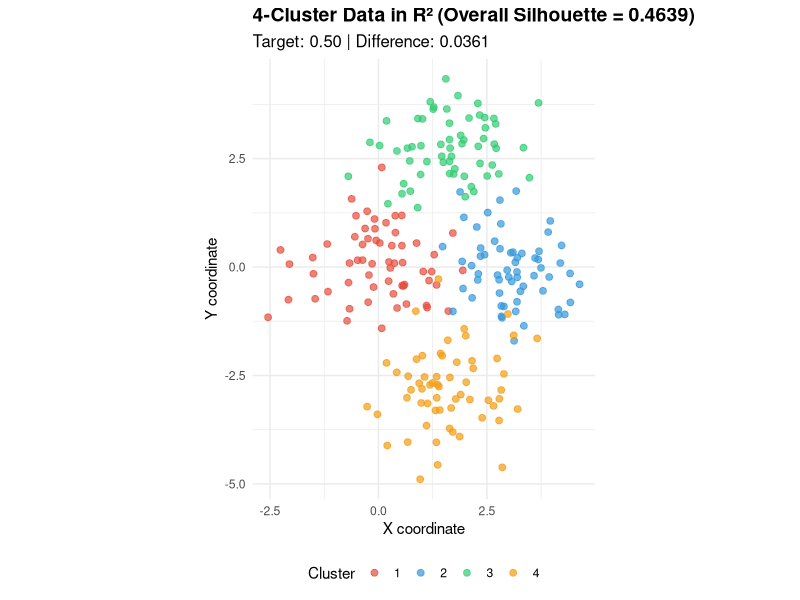
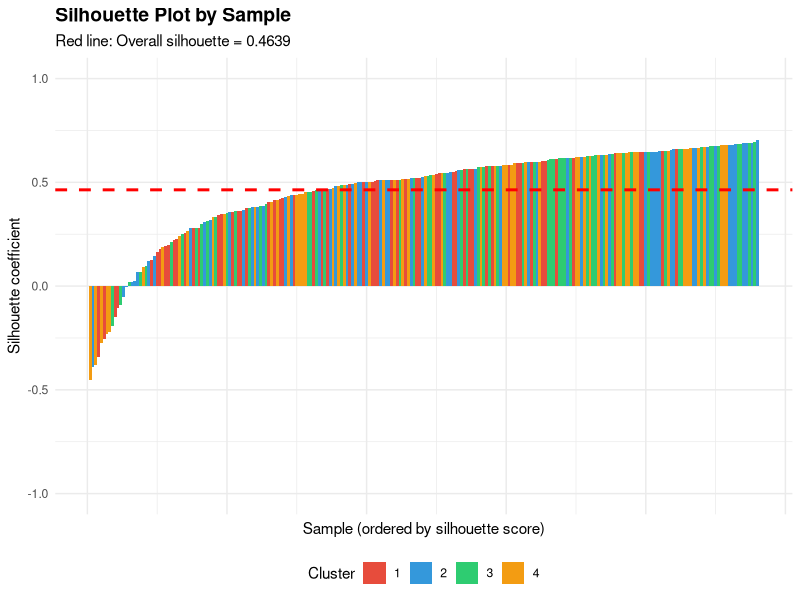
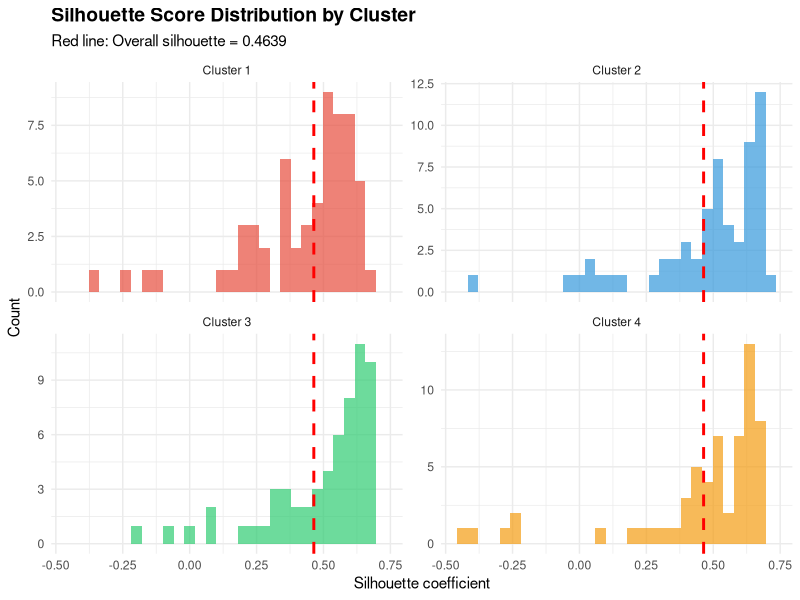
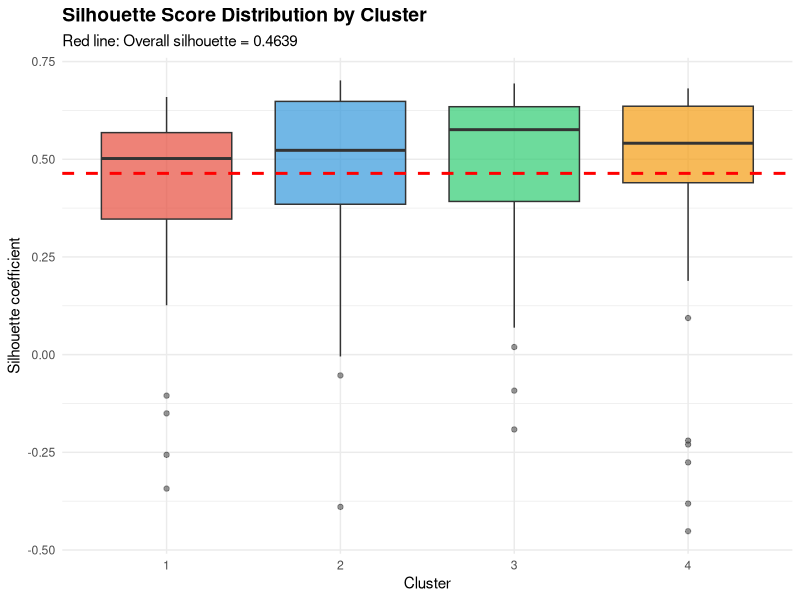

Reproduce these figures in R, in order.
# Load required libraries
library(cluster)
library(ggplot2)
library(dplyr)
library(gridExtra)
library(RColorBrewer)

# Set seed for reproducibility
set.seed(42)

# Function to generate 4 clusters targeting silhouette ~0.50
generate_silhouette_data <- function(n_per_cluster = 60, 
                                   centers = list(c(0, 0), c(3.2, 0), c(1.6, 2.8), c(1.6, -2.8)),
                                   cluster_sd = 0.85) {
  
  # Initialize containers
  data_list <- list()
  labels <- c()
  
  # Generate data for each cluster
  for (i in 1:4) {
    # Generate normally distributed points around each center
    cluster_data <- matrix(rnorm(n_per_cluster * 2, mean = 0, sd = cluster_sd), 
                          ncol = 2)
    # Shift to cluster center
    cluster_data[, 1] <- cluster_data[, 1] + centers[[i]][1]
    cluster_data[, 2] <- cluster_data[, 2] + centers[[i]][2]
    
    data_list[[i]] <- cluster_data
    labels <- c(labels, rep(i, n_per_cluster))
  }
  
  # Combine all data
  data <- do.call(rbind, data_list)
  colnames(data) <- c("x", "y")
  
  return(list(data = data, labels = labels))
}

# Generate the data
result <- generate_silhouette_data()
data <- result$data
labels <- result$labels

# Calculate silhouette scores
dist_matrix <- dist(data)
sil_scores <- silhouette(labels, dist_matrix)
overall_silhouette <- mean(sil_scores[, 3])

# Create data frame for visualization
data_df <- data.frame(
  x = data[, 1],
  y = data[, 2],
  cluster = as.factor(labels),
  silhouette = sil_scores[, 3],
  point_id = 1:nrow(data)
)

# Print summary statistics
cat("=== SILHOUETTE ANALYSIS RESULTS ===\n")
cat(sprintf("Overall Silhouette Score: %.4f\n", overall_silhouette))
cat(sprintf("Target: 0.50 (Difference: %.4f)\n", abs(overall_silhouette - 0.50)))
cat(sprintf("Total points: %d (%d per cluster)\n", nrow(data), nrow(data)/4))

cat("\n=== SILHOUETTE SCORE DISTRIBUTION ===\n")
print(summary(sil_scores[, 3]))

cat("\n=== SILHOUETTE BY CLUSTER ===\n")
sil_by_cluster <- data_df %>%
  group_by(cluster) %>%
  summarise(
    count = n(),
    mean_silhouette = mean(silhouette),
    median_silhouette = median(silhouette),
    min_silhouette = min(silhouette),
    max_silhouette = max(silhouette),
    sd_silhouette = sd(silhouette),
    .groups = 'drop'
  )
print(sil_by_cluster)

# Define color palette
cluster_colors <- c("#e74c3c", "#3498db", "#2ecc71", "#f39c12")
names(cluster_colors) <- 1:4

# Plot 1: Scatter plot of clusters
p1 <- ggplot(data_df, aes(x = x, y = y, color = cluster)) +
  geom_point(alpha = 0.7, size = 2) +
  scale_color_manual(values = cluster_colors) +
  labs(
    title = sprintf("4-Cluster Data in R² (Overall Silhouette = %.4f)", overall_silhouette),
    subtitle = sprintf("Target: 0.50 | Difference: %.4f", abs(overall_silhouette - 0.50)),
    x = "X coordinate", 
    y = "Y coordinate",
    color = "Cluster"
  ) +
  theme_minimal() +
  theme(
    plot.title = element_text(size = 14, face = "bold"),
    plot.subtitle = element_text(size = 12),
    legend.position = "bottom"
  ) +
  coord_equal()

print(p1)

# Plot 2: Silhouette plot (ordered by silhouette score)
data_df_ordered <- data_df %>% arrange(silhouette)
data_df_ordered$order <- 1:nrow(data_df_ordered)

p2 <- ggplot(data_df_ordered, aes(x = order, y = silhouette, fill = cluster)) +
  geom_bar(stat = "identity", width = 1) +
  geom_hline(yintercept = overall_silhouette, 
             linetype = "dashed", color = "red", size = 1) +
  scale_fill_manual(values = cluster_colors) +
  labs(
    title = "Silhouette Plot by Sample",
    subtitle = sprintf("Red line: Overall silhouette = %.4f", overall_silhouette),
    x = "Sample (ordered by silhouette score)", 
    y = "Silhouette coefficient",
    fill = "Cluster"
  ) +
  theme_minimal() +
  theme(
    plot.title = element_text(size = 14, face = "bold"),
    axis.text.x = element_blank(),
    axis.ticks.x = element_blank(),
    legend.position = "bottom"
  ) +
  ylim(-1, 1)

print(p2)

# Plot 3: Silhouette histogram by cluster
p3 <- ggplot(data_df, aes(x = silhouette, fill = cluster)) +
  geom_histogram(alpha = 0.7, bins = 30, position = "identity") +
  geom_vline(xintercept = overall_silhouette, 
             linetype = "dashed", color = "red", size = 1) +
  scale_fill_manual(values = cluster_colors) +
  facet_wrap(~ paste("Cluster", cluster), scales = "free_y") +
  labs(
    title = "Silhouette Score Distribution by Cluster",
    subtitle = sprintf("Red line: Overall silhouette = %.4f", overall_silhouette),
    x = "Silhouette coefficient",
    y = "Count",
    fill = "Cluster"
  ) +
  theme_minimal() +
  theme(
    plot.title = element_text(size = 14, face = "bold"),
    legend.position = "none"
  )

print(p3)

# Plot 4: Box plot of silhouette scores by cluster
p4 <- ggplot(data_df, aes(x = cluster, y = silhouette, fill = cluster)) +
  geom_boxplot(alpha = 0.7, outlier.alpha = 0.5) +
  geom_hline(yintercept = overall_silhouette, 
             linetype = "dashed", color = "red", size = 1) +
  scale_fill_manual(values = cluster_colors) +
  labs(
    title = "Silhouette Score Distribution by Cluster",
    subtitle = sprintf("Red line: Overall silhouette = %.4f", overall_silhouette),
    x = "Cluster",
    y = "Silhouette coefficient",
    fill = "Cluster"
  ) +
  theme_minimal() +
  theme(
    plot.title = element_text(size = 14, face = "bold"),
    legend.position = "none"
  )

print(p4)

# Manual verification of silhouette calculation for first 5 points
cat("\n=== MANUAL SILHOUETTE VERIFICATION ===\n")
cat("Verifying silhouette calculation for first 5 points:\n")

# Convert distance matrix to matrix for easier indexing
dist_mat <- as.matrix(dist_matrix)

for (i in 1:5) {
  cluster_i <- labels[i]
  
  # Find points in same cluster (excluding point i)
  same_cluster <- which(labels == cluster_i & 1:length(labels) != i)
  
  # Calculate a(i) - mean distance to same cluster
  if (length(same_cluster) > 0) {
    a_i <- mean(dist_mat[i, same_cluster])
  } else {
    a_i <- 0  # Only point in cluster
  }
  
  # Calculate b(i) - minimum mean distance to other clusters
  b_i <- Inf
  for (k in setdiff(1:4, cluster_i)) {
    other_cluster <- which(labels == k)
    if (length(other_cluster) > 0) {
      b_k <- mean(dist_mat[i, other_cluster])
      b_i <- min(b_i, b_k)
    }
  }
  
  # Calculate silhouette coefficient
  if (b_i == Inf) {
    s_i <- 0
  } else {
    s_i <- (b_i - a_i) / max(a_i, b_i)
  }
  
  cat(sprintf("Point %d (Cluster %d): a(i)=%.3f, b(i)=%.3f, s(i)=%.3f (Library: %.3f)\n", 
              i, cluster_i, a_i, b_i, s_i, sil_scores[i, 3]))
}

# Sample of the generated data
cat("\n=== SAMPLE DATA ===\n")
cat("First 10 rows of generated data:\n")
sample_data <- data_df %>% 
  select(point_id, x, y, cluster, silhouette) %>%
  head(10)
print(sample_data)

# Cluster centers used
cat("\n=== CLUSTER CENTERS ===\n")
centers_used <- list(c(0, 0), c(3.2, 0), c(1.6, 2.8), c(1.6, -2.8))
for (i in 1:length(centers_used)) {
  cat(sprintf("Cluster %d: (%.1f, %.1f)\n", i, centers_used[[i]][1], centers_used[[i]][2]))
}

# Points with extreme silhouette scores
cat("\n=== EXTREME SILHOUETTE SCORES ===\n")
cat("Points with highest silhouette scores:\n")
best_points <- data_df %>% 
  arrange(desc(silhouette)) %>% 
  head(5) %>%
  select(point_id, cluster, x, y, silhouette)
print(best_points)

cat("\nPoints with lowest silhouette scores:\n")
worst_points <- data_df %>% 
  arrange(silhouette) %>% 
  head(5) %>%
  select(point_id, cluster, x, y, silhouette)
print(worst_points)

# Export data to CSV (optional)
# write.csv(data_df, "silhouette_data_050.csv", row.names = FALSE)
# cat("\nData exported to 'silhouette_data_050.csv'\n")

# Interpretation guide
cat("\n=== INTERPRETATION GUIDE ===\n")
interpretation <- if (overall_silhouette > 0.7) {
  "Strong clustering structure"
} else if (overall_silhouette > 0.5) {
  "Reasonable clustering structure"
} else if (overall_silhouette > 0.25) {
  "Weak clustering structure"
} else {
  "Poor clustering structure"
}

cat(sprintf("Overall Silhouette Score %.4f indicates: %s\n", overall_silhouette, interpretation))
cat("• Scores close to 1: Well-clustered points\n")
cat("• Scores close to 0: Points on cluster boundaries\n")
cat("• Negative scores: Likely misclassified points\n")
cat("• Target 0.50: Moderately good clustering with some boundary ambiguity\n")